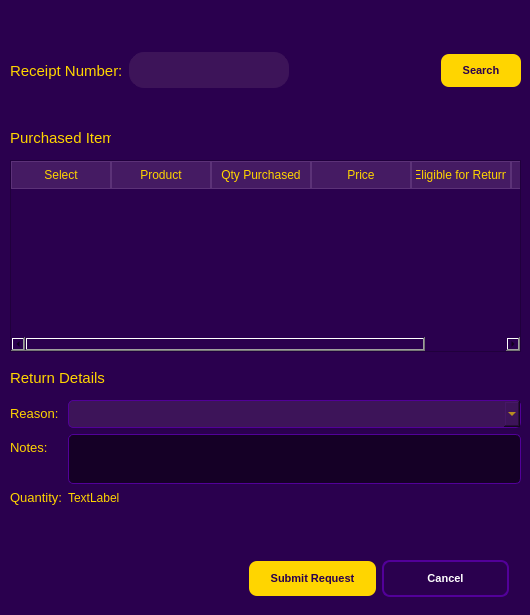
<?xml version="1.0" encoding="UTF-8"?>
<ui version="4.0">
 <class>Dialog</class>
 <widget class="QDialog" name="Dialog">
  <property name="geometry">
   <rect>
    <x>0</x>
    <y>0</y>
    <width>530</width>
    <height>615</height>
   </rect>
  </property>
  <property name="minimumSize">
   <size>
    <width>0</width>
    <height>0</height>
   </size>
  </property>
  <property name="maximumSize">
   <size>
    <width>530</width>
    <height>615</height>
   </size>
  </property>
  <property name="windowTitle">
   <string>Dialog</string>
  </property>
  <property name="styleSheet">
   <string notr="true">background-color: rgb(42, 0, 78);</string>
  </property>
  <widget class="QWidget" name="horizontalLayoutWidget">
   <property name="geometry">
    <rect>
     <x>10</x>
     <y>20</y>
     <width>511</width>
     <height>101</height>
    </rect>
   </property>
   <layout class="QHBoxLayout" name="horizontalLayout">
    <item>
     <widget class="QLabel" name="label">
      <property name="font">
       <font>
        <pointsize>11</pointsize>
       </font>
      </property>
      <property name="styleSheet">
       <string notr="true">color:#ffd500</string>
      </property>
      <property name="text">
       <string>Receipt Number:</string>
      </property>
     </widget>
    </item>
    <item>
     <widget class="QLineEdit" name="searchBar">
      <property name="minimumSize">
       <size>
        <width>160</width>
        <height>25</height>
       </size>
      </property>
      <property name="styleSheet">
       <string notr="true">QLineEdit#searchBar {
    background-color: #3D1459;
    color: #FFFFFF;
    border-radius: 15px;      
    padding: 8px 15px;       
    border: 1px solid #3D1459;
    font-size: 14px;
}

QLineEdit#searchBar:focus {
    border: 2px solid #FFD500; 
    background-color: #451B63; 
}</string>
      </property>
     </widget>
    </item>
    <item>
     <spacer name="horizontalSpacer">
      <property name="orientation">
       <enum>Qt::Orientation::Horizontal</enum>
      </property>
      <property name="sizeHint" stdset="0">
       <size>
        <width>206</width>
        <height>20</height>
       </size>
      </property>
     </spacer>
    </item>
    <item>
     <widget class="QPushButton" name="Searchbutton">
      <property name="minimumSize">
       <size>
        <width>80</width>
        <height>30</height>
       </size>
      </property>
      <property name="font">
       <font>
        <pointsize>-1</pointsize>
        <bold>true</bold>
       </font>
      </property>
      <property name="styleSheet">
       <string notr="true">QPushButton#Searchbutton {
    background-color: #FFD500;
    color: #2A004E;
    border-radius: 8px;
    font-weight: bold;
    font-size: 11px;
    border: none;
    padding: 10px 20px;
}

QPushButton#Searchbutton:hover {
    background-color: #E6C200; 
}

QPushButton#Searchbutton:pressed {
    background-color: #CCAC00; 
}</string>
      </property>
      <property name="text">
       <string>Search</string>
      </property>
     </widget>
    </item>
    <item>
     <spacer name="horizontalSpacer_2">
      <property name="orientation">
       <enum>Qt::Orientation::Horizontal</enum>
      </property>
      <property name="sizeHint" stdset="0">
       <size>
        <width>40</width>
        <height>20</height>
       </size>
      </property>
     </spacer>
    </item>
   </layout>
  </widget>
  <widget class="QTableWidget" name="purchasedTable">
   <property name="geometry">
    <rect>
     <x>10</x>
     <y>160</y>
     <width>511</width>
     <height>192</height>
    </rect>
   </property>
   <property name="styleSheet">
    <string notr="true">QTableWidget {
    background-color: #2A004E; 
    gridline-color: #5C3278;   
    color: #E0C2FF;             
    selection-background-color: #FFD500; 
    selection-color: #2A004E;           
}

QHeaderView::section {
    background-color: #451B63; 
    color: #FFD500;            
    border: 1px solid #5C3278;
    padding: 4px;
}

QTableWidget::item:hover {
    background-color: #3A105A; 
}</string>
   </property>
   <property name="editTriggers">
    <set>QAbstractItemView::EditTrigger::NoEditTriggers</set>
   </property>
   <property name="showGrid">
    <bool>false</bool>
   </property>
   <column>
    <property name="text">
     <string>Select</string>
    </property>
   </column>
   <column>
    <property name="text">
     <string>Product</string>
    </property>
   </column>
   <column>
    <property name="text">
     <string>Qty Purchased</string>
    </property>
   </column>
   <column>
    <property name="text">
     <string>Price</string>
    </property>
   </column>
   <column>
    <property name="text">
     <string>Eligible for Return</string>
    </property>
   </column>
   <column>
    <property name="text">
     <string>Returned</string>
    </property>
   </column>
  </widget>
  <widget class="QLabel" name="label_2">
   <property name="geometry">
    <rect>
     <x>10</x>
     <y>130</y>
     <width>101</width>
     <height>16</height>
    </rect>
   </property>
   <property name="font">
    <font>
     <pointsize>11</pointsize>
    </font>
   </property>
   <property name="styleSheet">
    <string notr="true">color:#ffd500</string>
   </property>
   <property name="text">
    <string>Purchased Items</string>
   </property>
  </widget>
  <widget class="QLabel" name="label_3">
   <property name="geometry">
    <rect>
     <x>10</x>
     <y>370</y>
     <width>101</width>
     <height>16</height>
    </rect>
   </property>
   <property name="font">
    <font>
     <pointsize>11</pointsize>
    </font>
   </property>
   <property name="styleSheet">
    <string notr="true">color:#ffd500</string>
   </property>
   <property name="text">
    <string>Return Details</string>
   </property>
  </widget>
  <widget class="QWidget" name="formLayoutWidget">
   <property name="geometry">
    <rect>
     <x>10</x>
     <y>400</y>
     <width>511</width>
     <height>131</height>
    </rect>
   </property>
   <layout class="QFormLayout" name="formLayout">
    <item row="0" column="0">
     <widget class="QLabel" name="label_5">
      <property name="font">
       <font>
        <pointsize>10</pointsize>
       </font>
      </property>
      <property name="styleSheet">
       <string notr="true">color:#ffd500</string>
      </property>
      <property name="text">
       <string>Reason:</string>
      </property>
     </widget>
    </item>
    <item row="1" column="0">
     <widget class="QLabel" name="label_4">
      <property name="font">
       <font>
        <pointsize>10</pointsize>
       </font>
      </property>
      <property name="styleSheet">
       <string notr="true">color:#ffd500</string>
      </property>
      <property name="text">
       <string>Notes:</string>
      </property>
     </widget>
    </item>
    <item row="2" column="0">
     <widget class="QLabel" name="label_6">
      <property name="font">
       <font>
        <pointsize>10</pointsize>
       </font>
      </property>
      <property name="styleSheet">
       <string notr="true">color:#ffd500</string>
      </property>
      <property name="text">
       <string>Quantity:</string>
      </property>
     </widget>
    </item>
    <item row="0" column="1">
     <widget class="QComboBox" name="ReasonBox">
      <property name="styleSheet">
       <string notr="true">QComboBox#ReasonBox{
    background-color: #3D1459;
    color: #FFD500;
    border-radius: 5px;
    border: 1px solid #520099;
    padding: 5px;
    padding-left: 10px;
}</string>
      </property>
     </widget>
    </item>
    <item row="1" column="1">
     <widget class="QTextEdit" name="Notes">
      <property name="sizePolicy">
       <sizepolicy hsizetype="Expanding" vsizetype="Expanding">
        <horstretch>0</horstretch>
        <verstretch>0</verstretch>
       </sizepolicy>
      </property>
      <property name="maximumSize">
       <size>
        <width>16777215</width>
        <height>50</height>
       </size>
      </property>
      <property name="styleSheet">
       <string notr="true">QTextEdit {
    background-color: #150026;   
    color: #FFFFFF;           
    border: 1px solid #520099;   
    border-radius: 5px;         
    padding: 5px;
    height: 25px;              
    font-size: 14px;
}


QTextEdit:focus{
    border: 2px solid #FFD500;   
    background-color: #1A0033;   
}
</string>
      </property>
     </widget>
    </item>
    <item row="2" column="1">
     <widget class="QLabel" name="qty">
      <property name="styleSheet">
       <string notr="true">color:#ffd500</string>
      </property>
      <property name="text">
       <string>TextLabel</string>
      </property>
     </widget>
    </item>
    <item row="3" column="1">
     <spacer name="verticalSpacer">
      <property name="orientation">
       <enum>Qt::Orientation::Vertical</enum>
      </property>
      <property name="sizeHint" stdset="0">
       <size>
        <width>20</width>
        <height>40</height>
       </size>
      </property>
     </spacer>
    </item>
   </layout>
  </widget>
  <widget class="QFrame" name="frame">
   <property name="geometry">
    <rect>
     <x>240</x>
     <y>550</y>
     <width>278</width>
     <height>57</height>
    </rect>
   </property>
   <property name="frameShape">
    <enum>QFrame::Shape::NoFrame</enum>
   </property>
   <property name="frameShadow">
    <enum>QFrame::Shadow::Plain</enum>
   </property>
   <layout class="QHBoxLayout" name="horizontalLayout_2">
    <item>
     <widget class="QPushButton" name="submit_req">
      <property name="minimumSize">
       <size>
        <width>125</width>
        <height>35</height>
       </size>
      </property>
      <property name="styleSheet">
       <string notr="true">QPushButton#submit_req {
    background-color: #FFD500;
    color: #2A004E;
    border-radius: 8px;
    font-weight: bold;
    font-size: 11px;
    border: none;
    padding: 10px 20px;
}

QPushButton#submit_req:hover {
    background-color: #E6C200; 
}

QPushButton#submit_req:pressed {
    background-color: #CCAC00; 
}</string>
      </property>
      <property name="text">
       <string>Submit Request</string>
      </property>
     </widget>
    </item>
    <item>
     <widget class="QPushButton" name="cancelButton">
      <property name="minimumSize">
       <size>
        <width>125</width>
        <height>35</height>
       </size>
      </property>
      <property name="styleSheet">
       <string notr="true">QPushButton#cancelButton {
    background-color: transparent;
    color: #FFFFFF;
    border: 2px solid #520099;
    border-radius: 8px;
    font-weight: bold;
    font-size: 11px;
    padding: 10px 20px;
}

QPushButton#cancelButton:hover {
    background-color: #520099; 
    color: #FFFFFF;
}</string>
      </property>
      <property name="text">
       <string>Cancel</string>
      </property>
     </widget>
    </item>
   </layout>
  </widget>
 </widget>
 <resources/>
 <connections/>
</ui>
